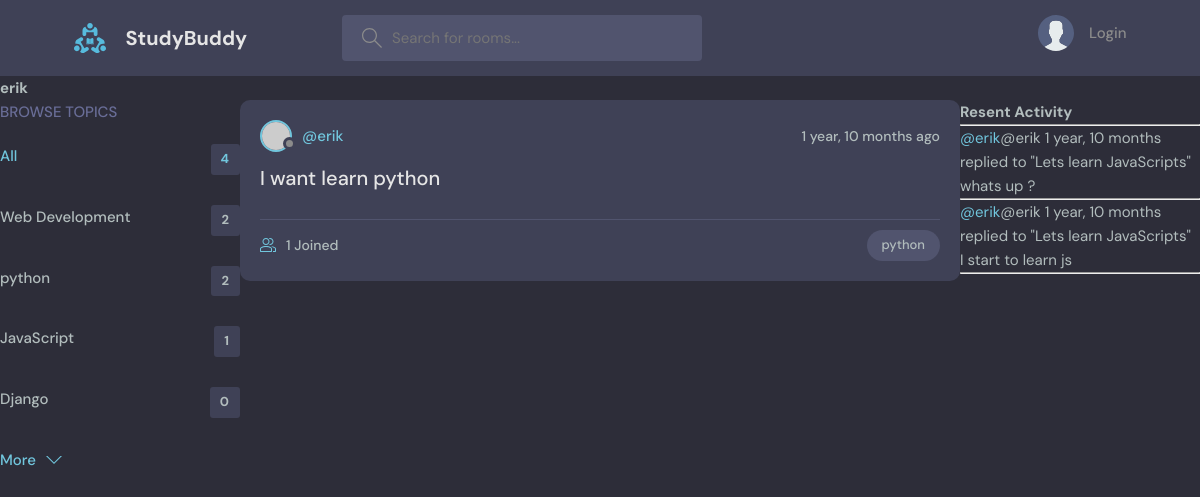
The page /profile/4/ on the database its author committed.
### base/models.py (models this page shows, shortened)
class Topic(models.Model):
    name = models.CharField(max_length=200)

class Room(models.Model):
    host = models.ForeignKey(User, on_delete=models.SET_NULL, null=True)
    topic = models.ForeignKey(Topic, on_delete=models.SET_NULL, null=True)
    name = models.CharField(max_length=200)
    description = models.TextField(null=True, blank=True)
    participants = models.ManyToManyField(User, related_name='participants', blank=True)
    updated = models.DateTimeField(auto_now=True)
    created = models.DateTimeField(auto_now_add=True)
    class Meta:
        ordering = ['-updated' , '-created']
    def __str__(self):
        return self.name

class Message(models.Model) :
    user = models.ForeignKey(User, on_delete=models.CASCADE)
    room = models.ForeignKey(Room ,on_delete=models.CASCADE)
    body = models.TextField()
    updated = models.DateTimeField(auto_now=True)
    created = models.DateTimeField(auto_now_add=True)
    class Meta:
        ordering = ['-updated' , '-created']
    def __str__(self):
        return self.body[0:50]

### base/views.py (the view)
# urls.py: path('profile/<str:pk>/', views.userProfile, name='user-profile'),
def userProfile(request , pk):
    user = User.objects.get(id=pk)
    rooms = user.room_set.all()
    room_messages = user.message_set.all()
    topics = Topic.objects.all()
    context = {'user' : user, 'rooms' : rooms, 'room_messages' : room_messages, 'topics' : topics}
    return render(request, 'base/profile.html', context)

### base/templates/base/profile.html (shortened to what this page needs)
{% extends 'main.html' %}
{% block content %}
<h1>{{user.username}}</h1>
<div class="profile-container">
    <div>
        {% include 'base/topics_component.html' %}
    </div>
    <div>
        {% include 'base/feed_component.html' %}
    </div>
    <div>
        {% include 'base/activity_component.html' %}
    </div>
</div>
{% endblock content %}

### base/templates/base/topics_component.html
    <div class="topics">
        <div class="topics__header">
          <h2>Browse Topics</h2>
        </div>
        <ul class="topics__list">
            <li>
                <a href="{% url 'home' %}" class="active">All <span>{{topics.count}}</span></a>
            </li>
            {% for topic in topics %}
            <li>
                <a href="{% url 'home' %}?q={{topic.name}}">{{topic.name}}<span>{{topic.room_set.all.count}}</span></a>
            </li>
            {% endfor %}
        </ul>
        <a class="btn btn--link" href="topics.html">
          More
          <svg version="1.1" xmlns="http://www.w3.org/2000/svg" width="32" height="32" viewBox="0 0 32 32">
            <title>chevron-down</title>
            <path d="M16 21l-13-13h-3l16 16 16-16h-3l-13 13z"></path>
          </svg>
        </a>
      </div>

### base/templates/base/feed_component.html (shortened to what this page needs)
{% for room in rooms %}
<div class="roomListRoom">
    <div class="roomListRoom__header">
      <a href="{% url 'user-profile' room.host.id %}" class="roomListRoom__author">
        <div class="avatar avatar--small">
          <img src="https://randomuser.me/api/portraits/women/11.jpg" />
        </div>
        <span>@{{room.host.username}}</span>
      </a>
      <div class="roomListRoom__actions">
        <span>{{room.created|timesince}} ago</span>
      </div>
    </div>
    <div class="roomListRoom__content">
      <a href="{% url 'room' room.id %}">{{room.name}}</a>
    </div>
    <div class="roomListRoom__meta">
      <a href="{% url 'room' room.id %}" class="roomListRoom__joined">
        {{room.participants.all.count}} Joined
      </a>
      <p class="roomListRoom__topic">{{room.topic.name}}</p>
    </div>
</div>
{% endfor %}

### base/templates/base/activity_component.html (shortened to what this page needs)
<h3>Resent Activity</h3>
<hr>
{% for message in room_messages %}
    <div>
        <small><a href="{% url 'user-profile' message.user.id %}">@{{message.user}}</a>@{{message.user}} {{message.created|timesince}}</small>
        <small>replied to "{{message.room}}"</small>
        <p>{{message}}</p>
        <hr>
    </div>
{% endfor %}

### static/styles/style.css (style rules this page uses)
:root { --color-main: #71c6dd; --color-main-light: #e1f6fb; --color-dark: #3f4156; --color-dark-medium: #51546e; --color-dark-light: #696d97; --color-light: #e5e5e5; --color-gray: #8b8b8b; --color-light-gray: #b2bdbd; --color-bg: #2d2d39; --color-success: #5dd693; --color-error: #fc4b0b; }
* { font-family: "DM Sans", -apple-system, BlinkMacSystemFont, "Segoe UI", Roboto, Oxygen, Ubuntu, Cantarell, "Open Sans", "Helvetica Neue", sans-serif; margin: 0; padding: 0; box-sizing: border-box; text-rendering: optimizeLegibility; font-size: inherit; }
html { font-size: 56.25%; }
@media only screen and (min-width: 1200px) { html { font-size: 62.5%; } }
body { line-height: 1.6; font-weight: 400; font-size: 1.5rem; color: var(--color-light-gray); background-color: var(--color-bg); min-height: 100vh; }
img { width: 100%; }
a { display: inline-block; color: var(--color-main); text-decoration: none; }
.btn { background-color: transparent; border: none; display: inline-flex; align-items: center; gap: 1rem; cursor: pointer; transition: all ease-in-out 0.3s; padding: 1rem 2rem; border-radius: 5px; box-shadow: 1px 1px 3px 1px rgba(0, 0, 0, 0.15); font-weight: 500; }
.btn--link { border-radius: 0; padding: 0; color: var(--color-main); box-shadow: none; }
.btn > svg { fill: currentColor; width: 1.6rem; height: 1.6rem; }
.avatar { position: relative; display: inline-block; border-radius: 50%; border: 2px solid var(--color-main); }
.avatar img { display: block; border-radius: 50%; object-fit: cover; object-position: center; }
.avatar::after { content: ""; display: block; position: absolute; background-color: var(--color-gray); z-index: 111; border-radius: 50%; border: 0.3rem solid var(--color-dark); }
.avatar.avatar--small img { width: 2.8rem; height: 2.8rem; }
.avatar.avatar--small:after { width: 0.7rem; height: 0.7rem; bottom: 0px; right: -6px; }
.topics__header { margin-bottom: 2rem; }
.topics__header h2 { text-transform: uppercase; font-weight: 500; color: var(--color-dark-light); }
.topics__list { list-style: none; }
.topics__list li a { display: flex; justify-content: space-between; margin-bottom: 3rem; font-weight: 500; color: var(--color-light-gray); transition: all 0.3s ease-in-out; }
.topics__list li a.active, .topics__list li a:hover { color: var(--color-main); }
.topics__list li a span { padding: 0.5rem 1rem; background-color: var(--color-dark); border-radius: 3px; font-size: 1.3rem; font-weight: 700; letter-spacing: 1px; }
.roomListRoom { margin-bottom: 2.4rem; background-color: var(--color-dark); border-radius: 1rem; padding: 2rem; }
.roomListRoom__header { display: flex; justify-content: space-between; align-items: center; }
.roomListRoom__author { font-weight: 500; display: flex; align-items: center; gap: 1rem; }
.roomListRoom__actions { display: flex; align-items: flex-start; gap: 1rem; position: relative; }
.roomListRoom__actions span { font-size: 1.4rem; font-weight: 500; }
.roomListRoom__content { margin: 1rem 0; }
.roomListRoom__content a { font-size: 2rem; font-weight: 500; margin-bottom: 1.5rem; color: var(--color-light); transition: all 0.3s ease-in-out; }
.roomListRoom__meta { border-top: 1px solid var(--color-dark-medium); padding-top: 1rem; display: flex; align-items: center; justify-content: space-between; }
.roomListRoom__joined { color: var(--color-light-gray); display: flex; align-items: center; gap: 1rem; font-size: 1.4rem; font-weight: 500; }
.roomListRoom__joined svg { fill: var(--color-main); width: 1.6rem; height: 1.6rem; }
.roomListRoom__topic { padding: 5px 1.5rem; background-color: var(--color-dark-medium); border-radius: 5rem; font-weight: 500; font-size: 1.3rem; }

### base/templates/base/profile.html (style rules this page uses)
.profile-container { display:grid; grid-template-columns : 1fr 3fr 1fr; }

### rows shown on the page
Topic: name "Web Development", room_set.all.count "2"
Topic: name "python", room_set.all.count "2"
Topic: name "JavaScript", room_set.all.count "1"
Topic: name "Django", room_set.all.count "0"
Room: host.username "erik", created "1 year, 10 months", name "I want learn python", participants.all.count "1", topic.name "python"
Message: user "erik", created "1 year, 10 months", room "Lets learn JavaScripts", body "whats up ?"
Message: user "erik", created "1 year, 10 months", room "Lets learn JavaScripts", body "I start to learn js"

### other values the page prints
{{ user.username }} "erik"
{{ topics.count }} "4"
